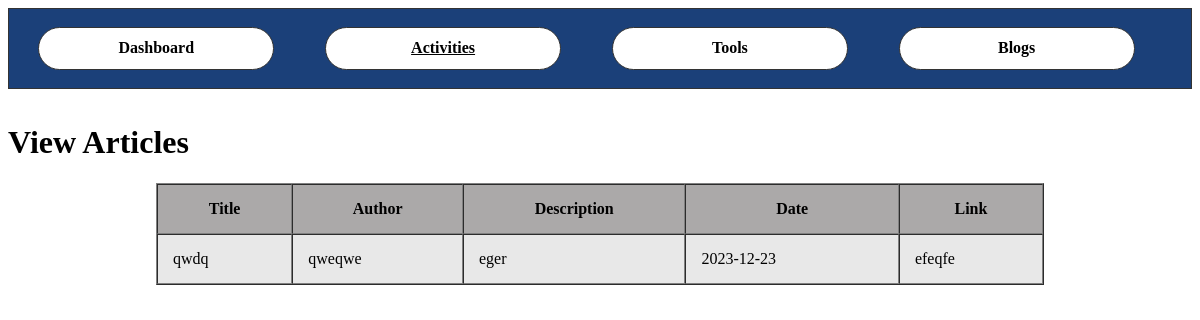
Before: /view_articles (signed in) with the older database file.
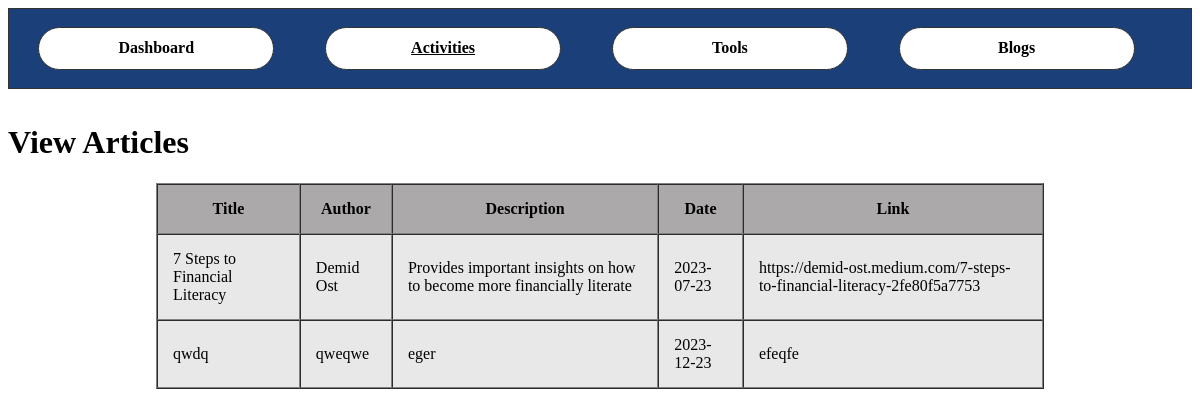
After: the same page with the newer database file.
### app.py (models this page shows)
class Article(db.Model):
    id = db.Column(db.Integer, primary_key=True)
    title = db.Column(db.String(200), nullable=False)
    author = db.Column(db.String(100), nullable=False)
    desc = db.Column(db.String(300), nullable=False)
    date = db.Column(db.String(300), nullable=False)
    link = db.Column(db.String(300), nullable=False)

### app.py (the view)
@app.route('/view_articles')
@login_required
def view_articles():
    articles = Article.query.order_by(Article.id.desc()).limit(20).all()
    return render_template('view_articles.html', articles = articles)

### app.py (called while the page is built)
@login_manager.user_loader
def load_user(user_id):
    return User.query.get(int(user_id))

### templates/view_articles.html (shortened to what this page needs)
<!DOCTYPE html>
<html lang="en">
<head>
    <link rel="stylesheet" type="text/css" href="{{ url_for('static',filename='styles/main.css') }}">
    <nav>
        <a href="{{url_for('dashboard')}}">Dashboard</a>
        <a href="{{url_for('activities')}}" style="text-decoration: underline;">Activities</a>
        <a href="{{url_for('tools')}}">Tools</a>
        <a href="{{url_for('blogs')}}">Blogs</a>
    </nav>
</head>
<body>
    <h1>View Articles</h1>
    <div>
        <table id='records' border='1px' cellspacing='0' cellpadding='15'>
            <tr id='table-headings'>
                <th>Title</th>
                <th>Author</th>
                <th>Description</th>
                <th>Date</th>
                <th>Link</th>
            </tr>
            {% for article in articles %}
            <tr id='table-cells'>
                <td>{{ article.title }}</td>
                <td>{{ article.author }}</td>
                <td>{{ article.desc }}</td>
                <td>{{ article.date }}</td>
                <td>{{ article.link }}</td>
            </tr>
            {% endfor %}
        </table>
    </div>
</body>
</html>

### static/styles/main.css (style rules this page uses)
nav a { display: inline-block; width: 18%; min-width: 65px; margin: 1% 2% 1% 2%; padding: 1%; text-decoration: none; border-radius: 30px; text-align: center; background-color: #FFFFFF; color: black; font-weight: bold; border: 1px solid #333333; }
nav { background-color: #1B4079; padding: 0.5%; margin-bottom: 3%; border: 1px solid #333333; }

### templates/view_articles.html (style rules this page uses)
#records { margin-left: auto; margin-right: auto; width: 75%; }
#table-headings { background-color: #aba9a9; }
#table-cells { background-color: #e8e8e8; }

Changed rows visible on the page:
added Article: title "7 Steps to Financial Literacy", author "Demid Ost", desc "Provides important insights on how to become more financially literate", date "2023-07-23", link "https://demid-ost.medium.com/7-steps-to-financial-literacy-2fe80f5a7753"
